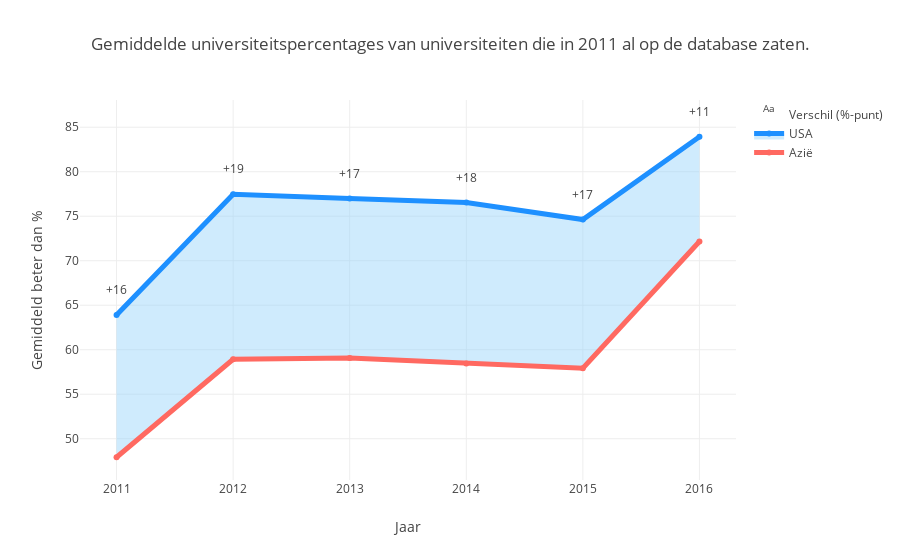

Here is the notebook cell this chart was saved with:
### Code cell
scatter_2011()

### Figure 1 — Plotly figure (JSON) as saved in the notebook; plotly's stock layout.template omitted (floating-point values rounded to 4 significant figures)
{"data": [{"line": {"color": "#FF6961", "width": 5}, "mode": "lines+markers", "name": "Azië", "type": "scatter", "uid": "a40558f6-d5be-4b53-bf35-eb4e18ce317a", "x": [2011, 2012, 2013, 2014, 2015, 2016], "y": [47.92, 58.93, 59.07, 58.46, 57.92, 72.15]}, {"fill": "tonexty", "fillcolor": "rgba(135, 206, 250, 0.4)", "line": {"color": "#1e90ff", "width": 5}, "mode": "lines+markers", "name": "USA", "textposition": "top center", "type": "scatter", "uid": "cf539fc0-9a08-4e65-8a89-210e996abdec", "x": [2011, 2012, 2013, 2014, 2015, 2016], "y": [63.9, 77.48, 77.0, 76.53, 74.63, 83.92]}, {"hoverinfo": "text", "mode": "text", "name": "Verschil (%-punt)", "text": ["+16", "+19", "+17", "+18", "+17", "+11"], "textposition": "top center", "type": "scatter", "uid": "eb53eb9e-1a9c-43ba-a1a7-baed00f4978e", "x": [2011, 2012, 2013, 2014, 2015, 2016], "y": [65.9, 79.48, 79.0, 78.53, 76.63, 85.92]}], "layout": {"barmode": "group", "title": {"text": "Gemiddelde universiteitspercentages van universiteiten die in 2011 al op de database zaten."}, "xaxis": {"title": {"text": "Jaar"}, "type": "category"}, "yaxis": {"title": {"text": "Gemiddeld beter dan %"}}}}
